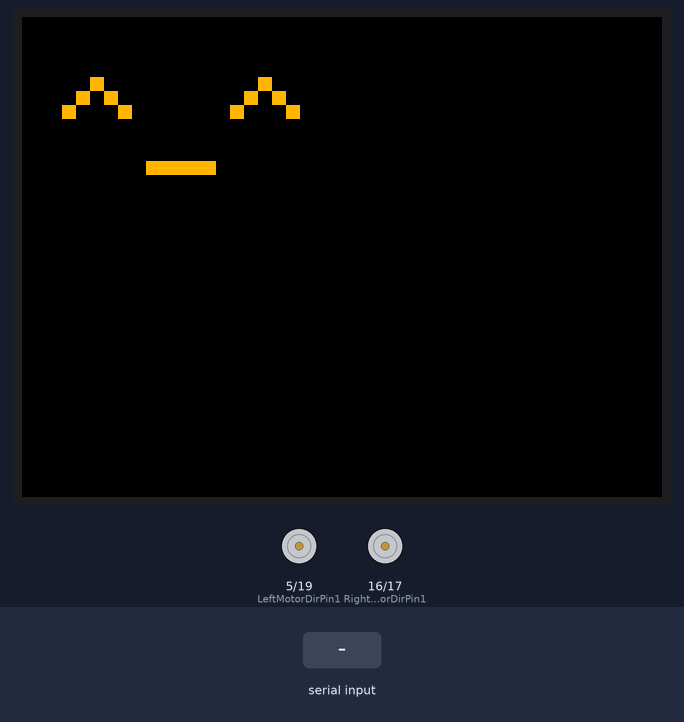
This sketch was run on a simulated ESP32. On the bench: 320×240 colour display, motor-driver pin pairs drawn as motors (green arrow = first pin HIGH = forward, orange = second pin HIGH = backward, longer = more drive, scaled by the enable pin). Inputs (shaded band) come from the test bench. Random numbers use the default seed unless the sketch sets one; nothing arrives over Bluetooth unless stated; the audio player accepts every command and is not drawn; what the sketch prints to the serial monitor is not drawn.

Above: at 2.9 s.
3.0 s: "w" received over the second serial link
At 3.5 s:
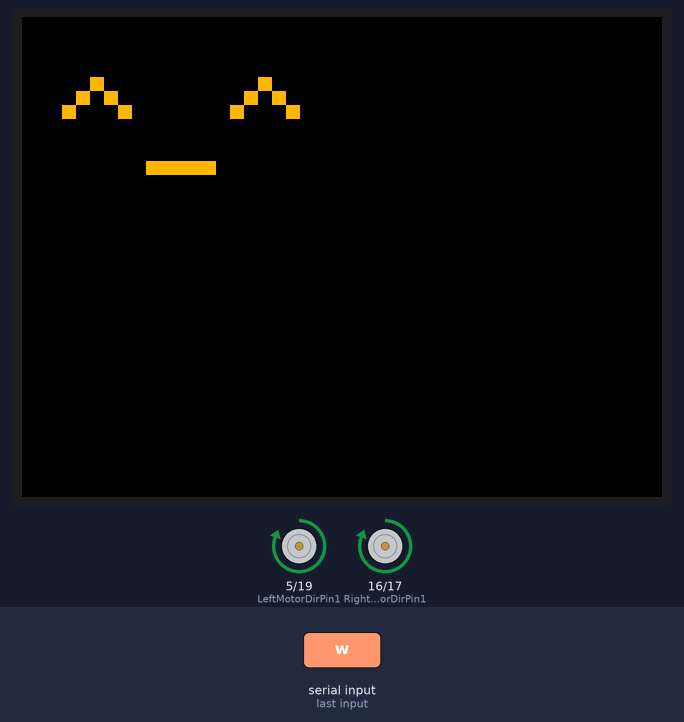
4.5 s: "a" received over the second serial link
At 5.7 s:
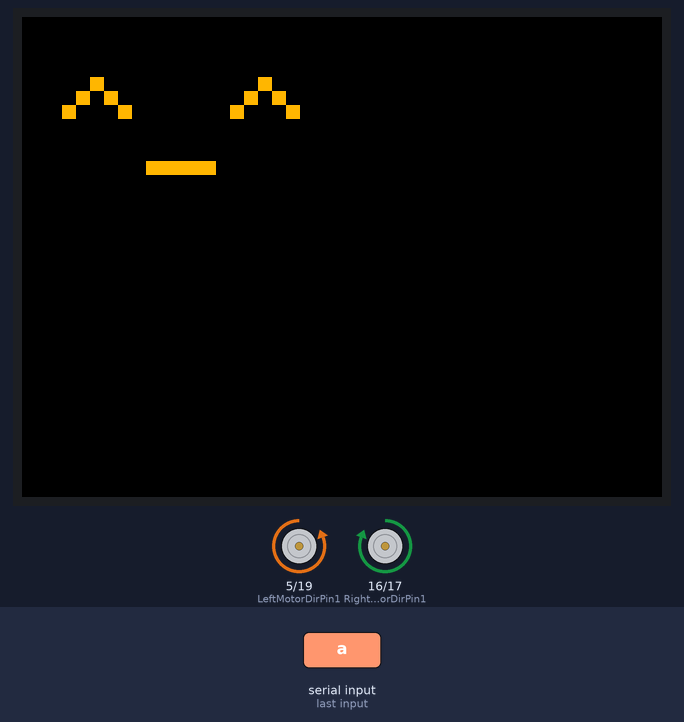
6.0 s: "s" received over the second serial link
At 7.0 s:
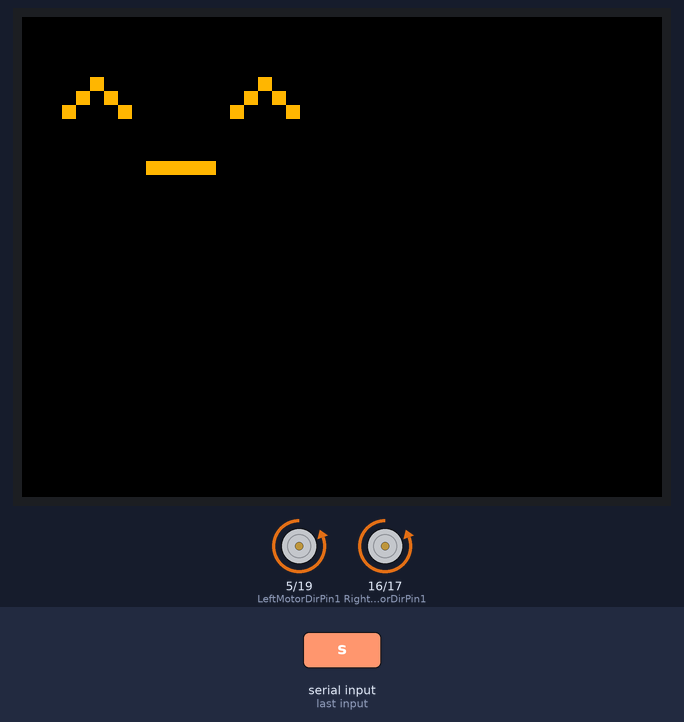
7.5 s: "d" received over the second serial link
At 8.1 s:
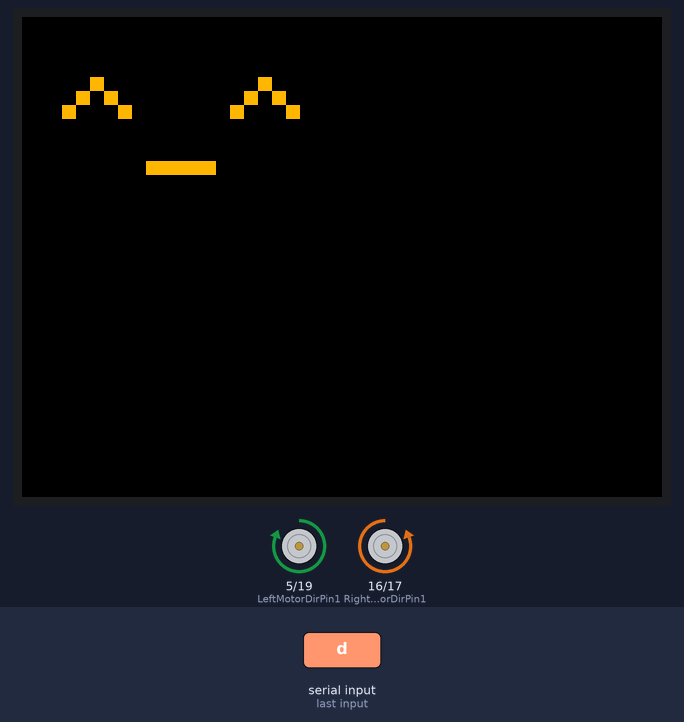
9.0 s: "e" received over the second serial link
At 9.3 s:
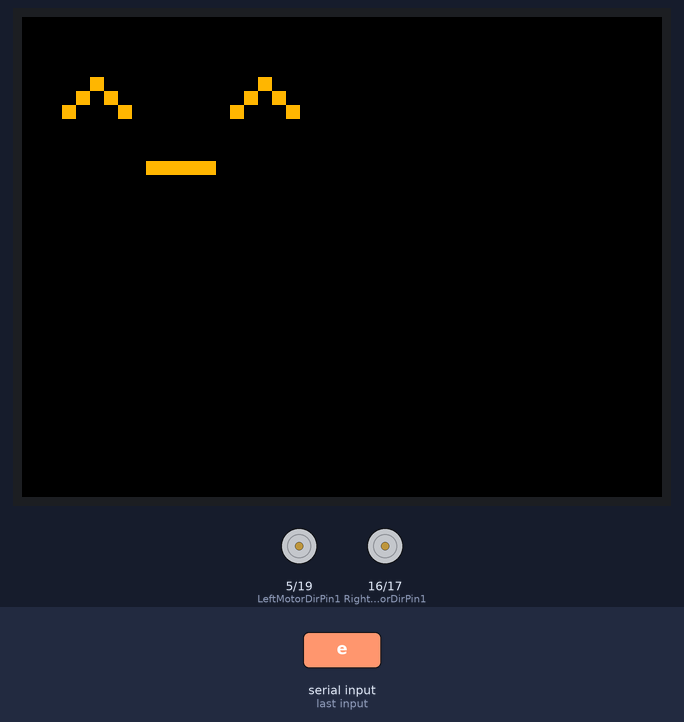
Timing chart, 0 to 11.5 s (numbered marks = the images above; inputs shaded):
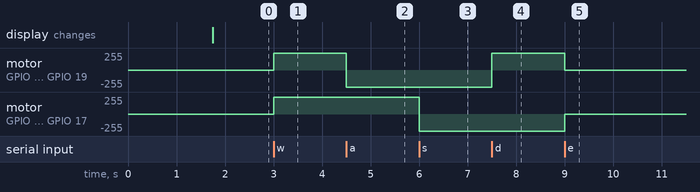

Measured:
- after the input at 3.0 s, motor on GPIO 5 (LeftMotorDirPin1) / GPIO 19 (LeftMotorDirPin2), motor on GPIO 16 (RightMotorDirPin1) / GPIO 17 (RightMotorDirPin2): stopped → forward 255/255 at once
- after the input at 4.5 s, motor on GPIO 5 (LeftMotorDirPin1) / GPIO 19 (LeftMotorDirPin2): forward 255/255 → backward 255/255 at once
- after the input at 6.0 s, motor on GPIO 16 (RightMotorDirPin1) / GPIO 17 (RightMotorDirPin2): forward 255/255 → backward 255/255 at once
- after the input at 7.5 s, motor on GPIO 5 (LeftMotorDirPin1) / GPIO 19 (LeftMotorDirPin2): backward 255/255 → forward 255/255 at once
- after the input at 9.0 s, motor on GPIO 5 (LeftMotorDirPin1) / GPIO 19 (LeftMotorDirPin2): forward 255/255 → stopped at once; motor on GPIO 16 (RightMotorDirPin1) / GPIO 17 (RightMotorDirPin2): backward 255/255 → stopped at once

The sketch:

manual.ino
```cpp
#include "BluetoothSerial.h"
#include "SonicModule.h"
#include <DFRobotDFPlayerMini.h> //for mp3 player
#include <TFT_eSPI.h> // Graphics and font library for ST7735 driver chip
#include <SPI.h> //Used in support of TFT Display
#include <string.h>  //used for some string handling and processing.
#include <mpu6050_esp32.h>

#if !defined(CONFIG_BT_ENABLED) || !defined(CONFIG_BLUEDROID_ENABLED)
#error Bluetooth is not enabled! Please run `make menuconfig` to and enable it
#endif

#define MICROPHONE_PIN 25
#define SONIC_TRIG 26
#define SONIC_ECHO 27

TFT_eSPI tft = TFT_eSPI();  // Invoke library, pins defined in User_Setup.h

BluetoothSerial SerialBT;

HardwareSerial mpSerial(2);
DFRobotDFPlayerMini music_player;
SonicModule sonic_module(SONIC_TRIG, SONIC_ECHO);
MPU6050 imu;

enum command_type {
  FORWARD,
  LEFT,
  BACKWARD,
  RIGHT,
  STOP,
  TOGGLE_MUSIC,
  NONE
};

command_type prev_command = NONE;
command_type command = NONE;

bool is_playing = false;

#define BACKGROUND TFT_BLACK
#define BALL_COLOR TFT_WHITE

void setup() {
  Serial.begin(115200);
  SerialBT.begin(F("ESP32"));
  Serial.println(F("The device started, now you can pair it with bluetooth!"));

  Serial.println(F("DFRobot DFPlayer Mini Demo"));
  Serial.println(F("Initializing DFPlayer ... (May take 3~5 seconds)"));
  mpSerial.begin(9600, SERIAL_8N1, 32, 33);  // speed, type, RX, TX
  delay(1000);
  if (!music_player.begin(mpSerial)) {  //Use softwareSerial to communicate with mp3.
    Serial.println(music_player.readType(), HEX);
    Serial.println(F("Unable to begin:"));
    Serial.println(F("1.Please recheck the connection!"));
    Serial.println(F("2.Please insert the SD card!"));
    while(true);
  }
  music_player.setTimeOut(500);
  music_player.volume(30);  //Set volume value (0~30).
  music_player.EQ(DFPLAYER_EQ_NORMAL);
  music_player.outputDevice(DFPLAYER_DEVICE_SD);
  Serial.println(F("DFPlayer Mini online."));

  tft.init();
  tft.setRotation(3);
  tft.setTextSize(1);
  tft.fillScreen(BACKGROUND);
  tft.setCursor(20, 30, 1);
  tft.setTextSize(10);
  tft.setTextColor(TFT_ORANGE);
  tft.println("^_^");

  if (imu.setupIMU(1)) {
    Serial.println("IMU Connected!");
  } else {
    Serial.println("IMU Not Connected :/");
    Serial.println("Restarting");
    ESP.restart(); // restart the ESP (proper way)
  }

  pinMode(MICROPHONE_PIN, INPUT);

  Serial.println("Initializing motors");
  car_initialize();
}

bool written = false;
unsigned long check_timer = millis();
double dist = 0.0;

void loop() {
  char data = NULL;
  while(SerialBT.available()) {
    data = SerialBT.read();
    //Serial.println(data);
  }

  if (data == 'w') {
    command = FORWARD;
  } else if (data == 'a') {
    command = LEFT;
  } else if (data == 's') {
    command = BACKWARD;
  } else if (data == 'd') {
    command = RIGHT;
  } else if (data == 'e') {
    command = STOP;
  } else if (data == 'q') {
    command = TOGGLE_MUSIC;
  }

  if (command != prev_command || (command == TOGGLE_MUSIC && data != NULL)) {
    switch(command) {
      case FORWARD:
        //Serial.println("FORWARD");
        set_motorspeed(255);
        forward();
        break;
      case LEFT:
        //Serial.println("LEFT");
        set_motorspeed(255);
        left_turn();
        break;
      case BACKWARD:
        //Serial.println("BACKWARD");
        set_motorspeed(255);
        backward();
        break;
      case RIGHT:
        //Serial.println("RIGHT");
        set_motorspeed(255);
        right_turn();
        break;
      case STOP:
        //Serial.println("STOP");
        set_motorspeed(0);
        car_stop();
        break;
      case TOGGLE_MUSIC:
        if (!is_playing) {
          is_playing = true;
          music_player.playFolder(10, random(1, 8));
        } else {
          is_playing = false;
          music_player.pause();
        }
      case NONE:
        break;
    }
  }
  prev_command = command;
}
```

SonicModule.cpp
```cpp
#include "SonicModule.h"

    SonicModule::SonicModule(int trigger_pin, int echo_pin) {
        TRIG = trigger_pin;
        ECHO = echo_pin;
        pulse_timer = micros();
        pulse_start = micros();
        is_trigger = false;
        is_echo = false;
        distance = 0.0;
        pinMode(TRIG, OUTPUT);
        pinMode(ECHO, INPUT);
    }

    void SonicModule::update() {
        if (!is_trigger) {
            pulse_timer = micros();
            is_trigger = true;
            digitalWrite(TRIG, HIGH);
        }
        if (micros() - pulse_timer > 10 && is_trigger) {
            digitalWrite(TRIG, LOW);
            is_trigger = false;
            if(!is_echo && digitalRead(ECHO) == HIGH) {
                pulse_start = micros();
                is_echo = true;
            }
            if (is_echo && digitalRead(ECHO) == LOW) {
                double duration = micros() - pulse_start;
                distance = duration * 0.017;
                is_trigger = false;
                is_echo = false;
            }
        }
    }

    double SonicModule::get_distance() {
        return distance;
    }
```

SonicModule.h
```cpp
#include <Arduino.h>
#pragma once

class SonicModule {
    int TRIG;
    int ECHO;
    bool is_trigger;
    bool is_echo;
    unsigned long pulse_timer;
    unsigned long pulse_start;
    double distance;

    public:
    SonicModule(int trigger_pin, int echo_pin);

    void update();

    double get_distance();
};
```

motion.ino
```cpp
#define speedPinR 13    //  RIGHT PWM pin connect MODEL-X ENA
#define RightMotorDirPin1  16    //Right Motor direction pin 1 to MODEL-X IN1
#define RightMotorDirPin2  17    //Right Motor direction pin 2 to MODEL-X IN2
#define speedPinL 12    // Left PWM pin connect MODEL-X ENB
#define LeftMotorDirPin1  5    //Left Motor direction pin 1 to MODEL-X IN3
#define LeftMotorDirPin2  19   //Left Motor direction pin 1 to MODEL-X IN4

const int freq = 500; //pwm frequency
const int motor_channel = 0; //pwm channel
const int resolution = 8; //8-bit pwm resolution

void set_motorspeed(int motor_speed){
  ledcWrite(motor_channel, motor_speed);
}

void car_initialize(){
  pinMode(RightMotorDirPin1, OUTPUT);
  pinMode(RightMotorDirPin2, OUTPUT);
  pinMode(speedPinL, OUTPUT);
  pinMode(LeftMotorDirPin1, OUTPUT);
  pinMode(LeftMotorDirPin2, OUTPUT);
  pinMode(speedPinR, OUTPUT);
  ledcSetup(motor_channel, freq, resolution);
  ledcSetup(motor_channel, freq, resolution);
  ledcAttachPin(speedPinL, motor_channel);
  ledcAttachPin(speedPinR, motor_channel);
  car_stop();
}

void forward() {
  digitalWrite(RightMotorDirPin1, HIGH);
  digitalWrite(RightMotorDirPin2,LOW);
  digitalWrite(LeftMotorDirPin1,HIGH);
  digitalWrite(LeftMotorDirPin2,LOW);
}

void left_turn() {
  digitalWrite(RightMotorDirPin1, HIGH);
  digitalWrite(RightMotorDirPin2, LOW);
  digitalWrite(LeftMotorDirPin1, LOW);
  digitalWrite(LeftMotorDirPin2, HIGH);
}

void backward() {
  digitalWrite(RightMotorDirPin1, LOW);
  digitalWrite(RightMotorDirPin2, HIGH);
  digitalWrite(LeftMotorDirPin1, LOW);
  digitalWrite(LeftMotorDirPin2, HIGH);
}

void right_turn() {
  digitalWrite(RightMotorDirPin1, LOW);
  digitalWrite(RightMotorDirPin2, HIGH);
  digitalWrite(LeftMotorDirPin1, HIGH);
  digitalWrite(LeftMotorDirPin2, LOW);
}

void car_stop(){
  digitalWrite(RightMotorDirPin1, LOW);
  digitalWrite(RightMotorDirPin2,LOW);
  digitalWrite(LeftMotorDirPin1,LOW);
  digitalWrite(LeftMotorDirPin2,LOW);
}
```
